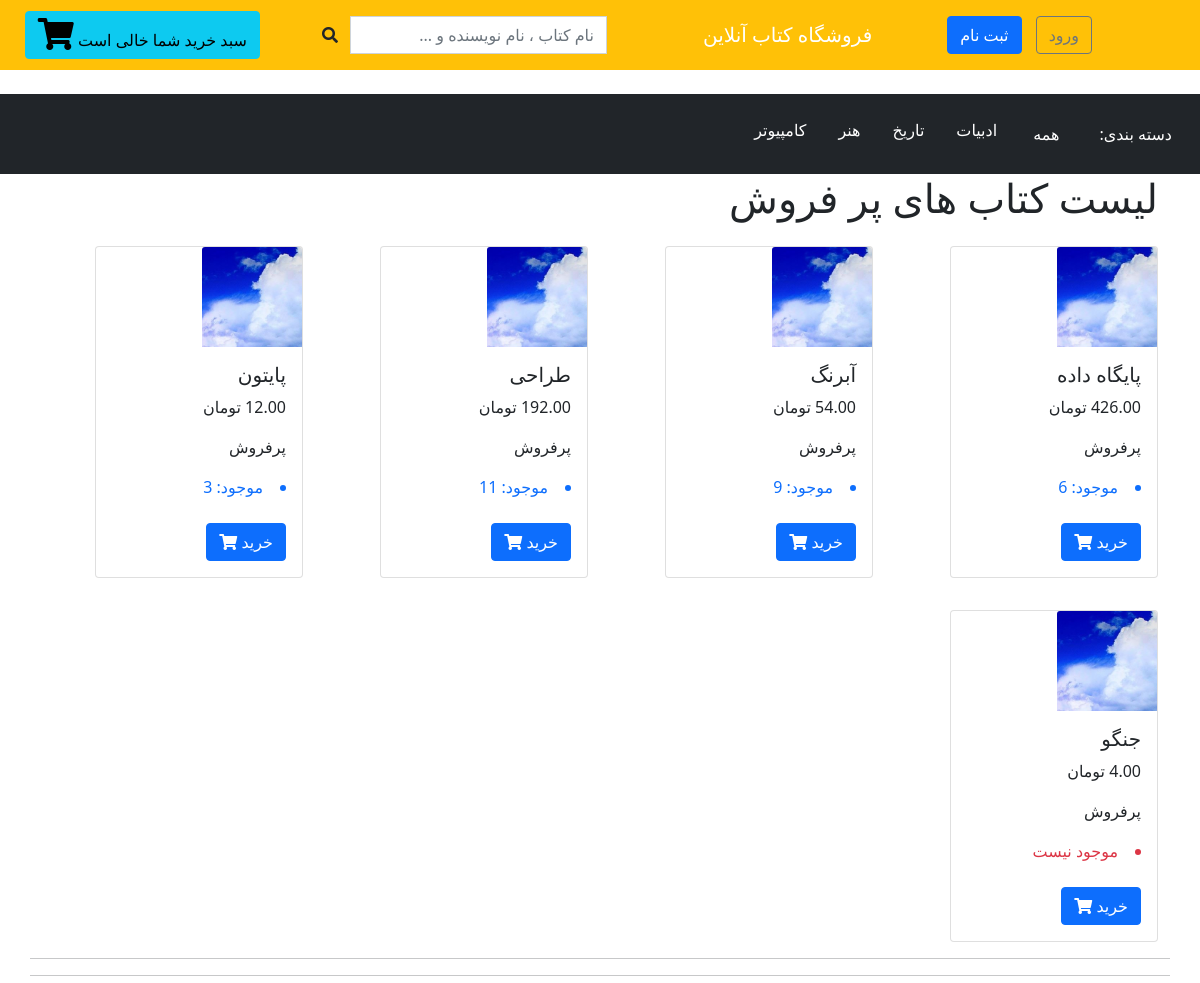
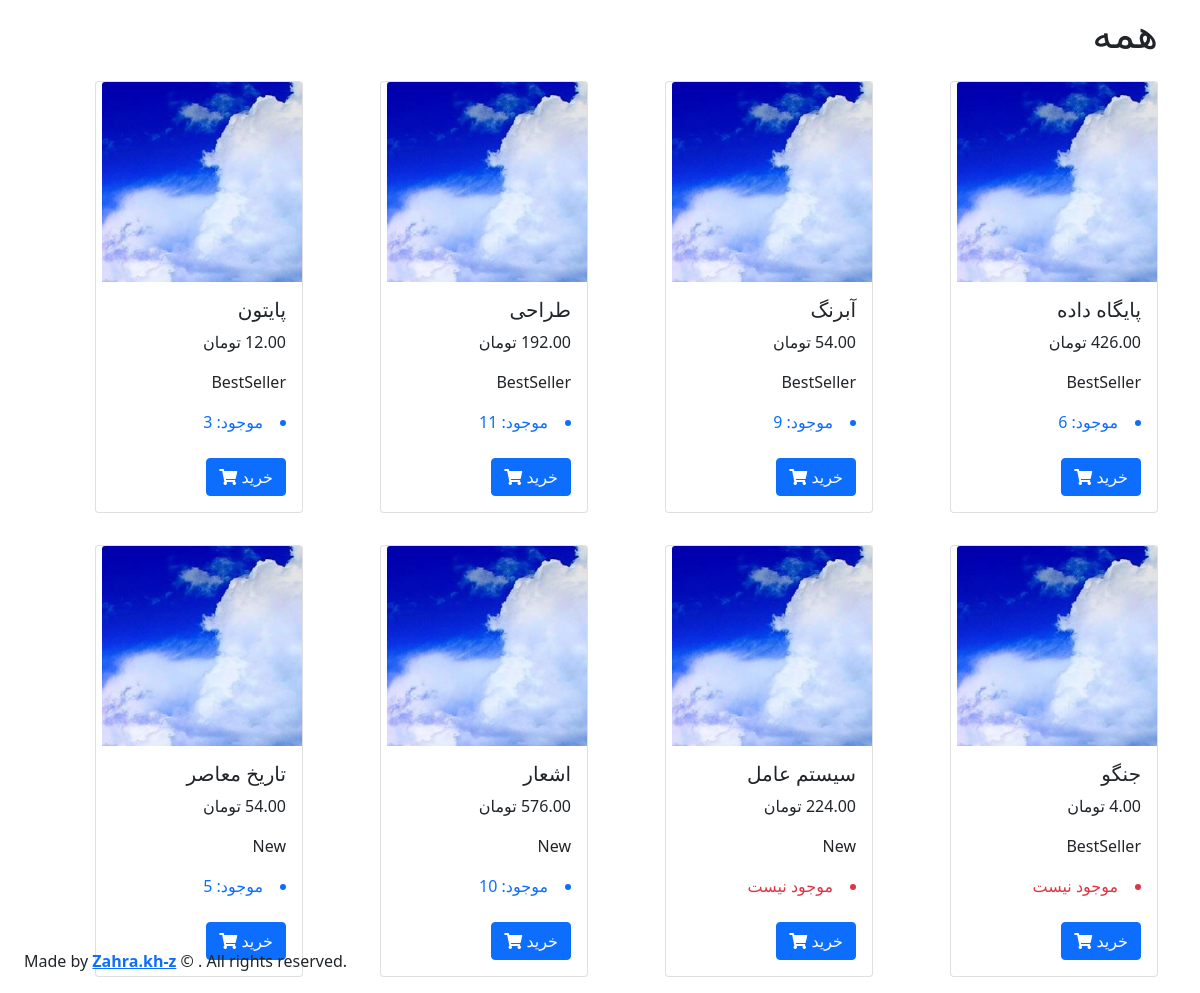
The page / on the database its author committed (2 pictures, top to bottom).
### product/models.py (models this page shows, shortened)
class Category(models.Model):
    name = models.CharField(max_length=200, db_index=True)
    slug = models.SlugField(max_length=200, unique=True)
    user = models.ForeignKey(settings.AUTH_USER_MODEL, on_delete=models.CASCADE, related_name='cat_user')
    class Meta:
        ordering = ('name',)
        verbose_name = 'دسته بندی'
        verbose_name_plural = 'دسته بندی ها'
    def get_absolute_url(self):
        return reverse('product:product_list_by_category', args=[self.slug])

class Book(models.Model):
    LABEL = (('New', 'جدید'), ('BestSeller', 'پرفروش'))
    """
    بعد از تکمیل کد، اتریبیوت uuid جایگزین شود
    """
    label = models.CharField(choices=LABEL, max_length=12)
    name = models.CharField(max_length=200, db_index=True)
    slug = models.SlugField(max_length=200, db_index=True)
    author = models.CharField(max_length=200)
    description = models.TextField(blank=True)
    created = models.DateTimeField(auto_now_add=True)
    updated = models.DateTimeField(auto_now=True)
    price = models.BigIntegerField(default=0)
    unit_price = models.BigIntegerField(default=0)
    category = models.ManyToManyField(Category, related_name='books_cat')
    image = models.ImageField(upload_to='products/%Y/%m/%d', blank=True)
    available = models.BooleanField(default=True)
    discount_book = models.FloatField(blank=True, null=True, default=0)
    inventory = models.IntegerField(default=0)
    can_backorder = models.BooleanField(default=False)
    class Meta:
        verbose_name = 'کتاب'
        verbose_name_plural = 'کتاب ها'
        ordering = ["label", "-created"]
        index_together = (('id', 'slug'),)
    def get_absolute_url(self):
        return reverse('product:product_detail', args=[self.id, self.slug])

class Inventory(models.Model):
    class Meta:
        verbose_name = 'موجودی'
        verbose_name_plural = 'موجودی ها'
        ordering = ["count_use"]
    book = models.ForeignKey(Book, on_delete=models.DO_NOTHING, related_name='books_inv')
    count_use = models.IntegerField(default=0)
    cont_new = models.IntegerField(default=1)

### product/views.py (the view)
# urls.py: path('', views.product_list, name='product_list'),
def product_list(request, category_slug=None):
    category = None
    categories = Category.objects.all()
    products = Book.objects.filter(available=True)
    labels = Book.objects.filter(label='BestSeller')
    if category_slug:
        category = get_object_or_404(Category, slug=category_slug)
        products = products.filter(category=category)
    return render(request,
                  'product/list.html',
                  {'category': category,
                   'categories': categories,
                   'products': products,
                   'labels': labels})

### basket/basket.py (called while the page is built)
    def __len__(self):
        return sum(item['quantity'] for item in self.basket.values())

### basket/context_ processors.py (called while the page is built)
def basket(request):
    return {'basket': Basket(request)}

### templates/product/list.html (shortened to what this page needs)
{% extends "base.html" %}
{% load static %}
{% block content %}
<h1>لیست کتاب های پر فروش</h1>
<div class="row">
    {% for each in labels %}
        {% if each.label == 'BestSeller' %}
    <div class="col py-3">
        <div class="card " style="width: 13rem;">
        {% if each.image %}
            <a href="{{ each.get_absolute_url }}">
            <img class="bookcover card-img-top" src="{{ each.image.url}}" alt="{{ each.name }}" style="width: 100px; height: 100px;" >
            </a>
        {% endif %}
            <div class="card-body">
                <h5 class="card-title">{{ each.name|slice:":25"}} </h5>
                <p class="card-text">{{ each.price|floatformat:2 }} تومان </p>
                <p class="card-text">پرفروش </p>
              {% for inv in each.books_inv.all %}
                 {% if inv.cont_new != 0%}
                <li class="text-primary">موجود:  {{ inv.cont_new }} </li>
                {% else %}
                <li class="text-danger">موجود نیست</li>
                {% endif %}<br>
            {% endfor %}
            <a href="{{ each.get_absolute_url }}" class="btn btn-primary btn-md my-0 p" >خرید
                <i class="fas fa-shopping-cart ml-1"></i>
            </a>
            </div>
        </div>
    </div>
        {% endif %}
    {% endfor %}
<hr><hr>
</div>
 <div id="main" class="product-list">
    <h1>{% if category %}{{ category.name }}{% else %}همه{% endif %}</h1>
<div class="row" >
    {% for product in products %}
    <div class="col py-3">
        <div class="card " style="width: 13rem;">
        {% if product.image %}
            <a href="{{ product.get_absolute_url }}">
            <img class="bookcover card-img-top" src="{% if product.image %}{{ product.image.url }}{% else %}{% static 'img/no_image.png' %}{% endif %}" alt="{{ product.title }}" style="width: 200px; height: 200px;">
            </a>
        {% endif %}
            <div class="card-body ">
                <h5 class="card-title">{{ product.name|slice:":25"}} </h5>
                <p class="card-text">{{ product.price|floatformat:2 }} تومان </p>
                <p class="card-text">{{ product.label }} </p>
              {% for inv in product.books_inv.all %}
                 {% if inv.cont_new != 0%}
                <li class="text-primary">موجود:  {{ inv.cont_new }} </li>
                {% else %}
                <li class="text-danger">موجود نیست</li>
                {% endif %}<br>
            {% endfor %}
            <a href="{{ product.get_absolute_url }}" class="btn btn-primary btn-md my-0 p" >خرید
                <i class="fas fa-shopping-cart ml-1"></i>
            </a>
            </div>
        </div>
    </div>
    {% endfor %}
</div>
  </div>
{% endblock content %}

### templates/base.html (shortened to what this page needs)
{% load cart_template_tags %}
<!doctype html>
<html lang="en">
<head>
    <link rel="stylesheet" href="https://cdnjs.cloudflare.com/ajax/libs/izitoast/1.4.0/css/iziToast.min.css" />
    <link rel="stylesheet" href="https://cdn.datatables.net/1.10.9/css/jquery.dataTables.min.css" />
    <link href="https://cdn.jsdelivr.net/npm/bootstrap@5.0.2/dist/css/bootstrap.min.css" rel="stylesheet">
    <link rel="stylesheet" href="https://cdn.jsdelivr.net/npm/bootstrap@5.0.2/dist/css/bootstrap.rtl.min.css">
        <link
        rel="stylesheet"
        href="https://use.fontawesome.com/releases/v5.8.2/css/all.css"
/>
</head>
<body dir="RTL">
        <nav class="navbar navbar-expand-md navbar-dark bg-warning mb-4 p-2 sticky-top">
            <div class="collapse navbar-collapse" id="navbarCollapse" >
            <nav class="navbar navbar-expand-lg navbar-dark">
    <div class="navbar-nav">
        {% if request.user.is_authenticated %}
             <a href="{% url 'accounts:logout' %}" class="btn btn-primary" style="margin-left: 10px; margin-right: 20px">خروج</a>
                 <a class="nav-link dropdown-toggle text-danger " href="#" id="userMenu"
                 role="button" data-bs-toggle="dropdown" aria-expanded="false">
                  {{ user.username }}
                     {{ user.full_name }}
              </a>
            {% if user.is_admin == True %}
                 <a class="btn btn-primary" href="{% url 'panel:admin' %}">پنل</a>
            {% elif user.is_staff == True %}
                <a class="btn btn-primary" href="{% url 'panel:staff' %}">پنل</a>
            {% else %}
                <a class="btn btn-primary " href="{% url 'panel:customer' %}">پنل</a>
            {% endif %}
        {% else %}
        <form class="form-inline ml-auto" style="margin-right: 100px">
                <a href="{% url 'accounts:login' %}" class="btn btn-outline-secondary" style="margin-left: 10px">ورود</a>
                <a href="{% url 'accounts:register' %}" class="btn btn-primary ml-3" style="margin-left: 10px">ثبت نام</a>
        </form>
        {% endif %}
    </div>
</nav>
            </div>
                <a class="navbar-brand mx-5" href="#"  >فروشگاه کتاب آنلاین</a>
            <form class="form-inline mt-2 mt-md-0" action="{% url 'product:search_results' %}" method="get" style="margin-left: 50px">
            <div class="search-input input-group " >
            <input type="text" role="search" name="q" id="SearchTerm" class="form-control ui-autocomplete-input" placeholder="نام کتاب ، نام نویسنده و ..." autocomplete="off">
                <span class="input-group-btn">
                    <button class="btn" type="submit" id="BtnSearch">
                        <i class="fas fa-search"></i>
                    </button>
                </span>
            </div>
            </form>
            <div class="collapse navbar-collapse" id="navbarCollapse" >
               <a id="btnCart" href="{% url 'basket:basket_detail' %}" class="btn btn-info  pull-left">
                 <span class="hidden-xs">سبد خرید شما</span>
                    {% with total_items=basket|length %}
                    {% if total_items > 0 %}
                    {{ total_items }}, تومان{{ basket.get_total_price }}
                    {% else %}
                    خالی است
                    {% endif %}
                    {% endwith %}
                 <i class="fas fa-shopping-cart fa-2x"></i>
               </a>
            </div>
        </nav>
    <nav id='navbar' class=" navbar navbar-expand-lg bg-dark" >
        <ul class="ms-auto navbar-nav flex-row ms-md-2" dir="rtl">
            <li class="nav-item m-1 text-white p-3" >دسته بندی:</li>
            <li {% if not category %} class="nav-item m-1 selected" {% endif %}>
                <a class="nav-link active text-white p-3" href="{% url 'product:product_list' %}">همه</a>
            </li>
            {% for c in categories %}
                <li {% if category.slug == c.slug %} class="nav-item m-1 selected" {% endif %}>
                    <a class="nav-link active text-white p-3" href="{{ c.get_absolute_url }}">{{ c.name }}</a>
                </li>
            {% endfor %}
        </ul>
     </nav>
        <div class="container">
            {% block content %}
            {% endblock content %}
        </div>
    <footer dir="LTR">
        <div class="text-center px-4" style="position: fixed;bottom: 20px;">
            Made by
            <strong><a href="https://github.com/zahra-kh-z" target="_blank">Zahra.kh-z</a></strong>
            © . All rights reserved.
        </div>
    </footer>
    </body>
</html>

### rows shown on the page
Category: name "ادبیات"
Category: name "تاریخ"
Category: name "هنر"
Category: name "کامپیوتر"
Book: image (picture), name "پایگاه داده", price "426.00", label "BestSeller"
Inventory: cont_new "6"
Book: image (picture), name "آبرنگ", price "54.00", label "BestSeller"
Inventory: cont_new "9"
Book: image (picture), name "طراحی", price "192.00", label "BestSeller"
Inventory: cont_new "11"
Book: image (picture), name "پایتون", price "12.00", label "BestSeller"
Inventory: cont_new "3"
Book: image (picture), name "جنگو", price "4.00", label "BestSeller"
Inventory: cont_new "موجود نیست"
Book: image (picture), name "سیستم عامل", price "224.00", label "New"
Inventory: cont_new "موجود نیست"
Book: image (picture), name "اشعار", price "576.00", label "New"
Inventory: cont_new "10"
Book: image (picture), name "تاریخ معاصر", price "54.00", label "New"
Inventory: cont_new "5"
